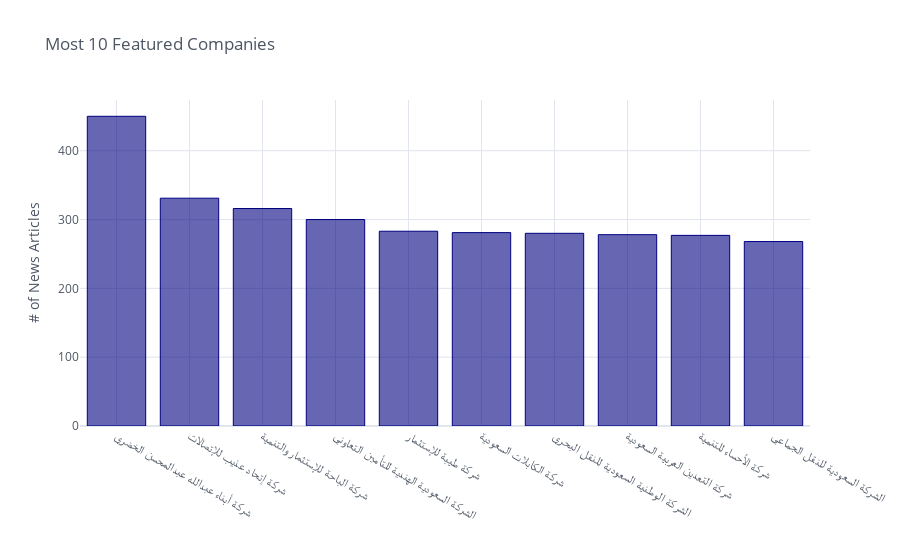

The notebook cell this image was saved under:
### Markdown cell above
#### Most Featured Companies

### Code cell
n_most = 10

(df['Company Name']
 .value_counts()
 .head(n_most)
 .iplot(kind='bar', color='navy', yTitle='# of News Articles', title=f'Most {n_most} Featured Companies'))

### Figure 1 — Plotly figure (JSON) as saved in the notebook; plotly's stock layout.template omitted (floating-point values rounded to 4 significant figures)
{"data": [{"marker": {"color": "rgba(0, 0, 128, 0.6)", "line": {"color": "rgba(0, 0, 128, 1.0)", "width": 1}}, "name": "Company Name", "orientation": "v", "text": "", "type": "bar", "x": ["شركة أبناء عبدالله عبدالمحسن الخضري", "شركة إتحاد عذيب للإتصالات", "شركة الباحة للإستثمار والتنمية", "الشركة السعودية الهندية للتأمين التعاوني", "شركة طيبة للإستثمار", "شركة الكابلات السعودية", "الشركة الوطنية السعودية للنقل البحري", "شركة التعدين العربية السعودية", "شركة الأحساء للتنمية", "الشركة السعودية للنقل الجماعي"], "y": [450, 331, 316, 300, 283, 281, 280, 278, 277, 268]}], "layout": {"legend": {"bgcolor": "#FFFFFF", "font": {"color": "#4D5663"}}, "paper_bgcolor": "#FFFFFF", "plot_bgcolor": "#FFFFFF", "title": {"font": {"color": "#4D5663"}, "text": "Most 10 Featured Companies"}, "xaxis": {"gridcolor": "#E1E5ED", "showgrid": true, "tickfont": {"color": "#4D5663"}, "title": {"font": {"color": "#4D5663"}, "text": ""}, "zerolinecolor": "#E1E5ED"}, "yaxis": {"gridcolor": "#E1E5ED", "showgrid": true, "tickfont": {"color": "#4D5663"}, "title": {"font": {"color": "#4D5663"}, "text": "# of News Articles"}, "zerolinecolor": "#E1E5ED"}}}
